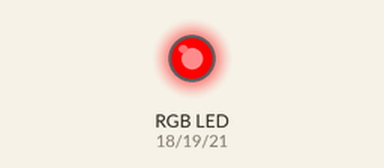
Recording of a sketch running on a simulated ESP32. On the bench: an RGB LED mixed from three pins (HIGH = lit).

Above: at 0.05 s.
At 2.95 s:
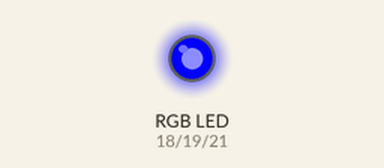
At 4.4 s:
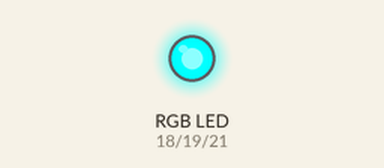
At 5.9 s:
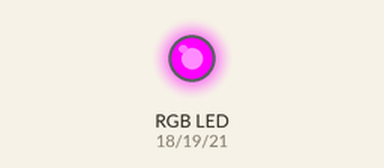
At 8.85 s:
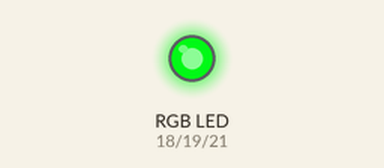
At 11.8 s:
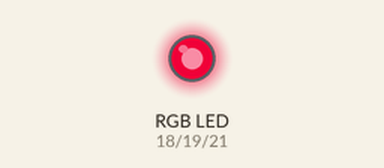
Timing chart, 0 to 15.8 s (numbered marks = the images above):
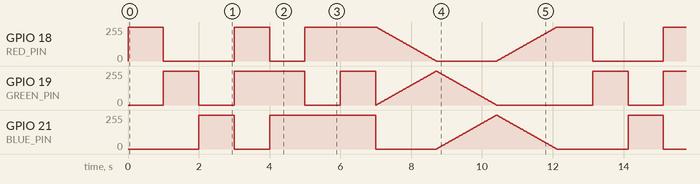

The sketch:

LED_06_led_rgb.ino
```cpp
// (licence header left out)
#include <Arduino.h>

/*
 * LED_06_led_rgb.ino
 *
 * Questo sketch dimostra come controllare un LED RGB (Red, Green, Blue)
 * per creare vari colori attraverso la miscelazione dei tre colori primari.
 *
 * Circuito:
 * - LED RGB a catodo comune: rosso su GPIO 18, verde su GPIO 19, blu su GPIO 21
 * - Catodo comune collegato a GND
 * - Resistenze da 220 ohm per ciascun colore
 *
 * Creato il: 2023
 */

const int RED_PIN = 18;    // Pin PWM per il colore rosso
const int GREEN_PIN = 19; // Pin PWM per il colore verde
const int BLUE_PIN = 21;  // Pin PWM per il colore blu

void setColor(int red, int green, int blue);
void rainbowCycle();

void setup() {
  // Inizializza i pin come output
  pinMode(RED_PIN, OUTPUT);
  analogWriteResolution(RED_PIN, 8);
  analogWriteFrequency(RED_PIN, 5000);
  pinMode(GREEN_PIN, OUTPUT);
  analogWriteResolution(GREEN_PIN, 8);
  analogWriteFrequency(GREEN_PIN, 5000);
  pinMode(BLUE_PIN, OUTPUT);
  analogWriteResolution(BLUE_PIN, 8);
  analogWriteFrequency(BLUE_PIN, 5000);

  // Inizia con il LED spento
  setColor(0, 0, 0);
}

void loop() {
  // Rosso
  setColor(255, 0, 0);
  delay(1000);

  // Verde
  setColor(0, 255, 0);
  delay(1000);

  // Blu
  setColor(0, 0, 255);
  delay(1000);

  // Giallo (rosso + verde)
  setColor(255, 255, 0);
  delay(1000);

  // Ciano (verde + blu)
  setColor(0, 255, 255);
  delay(1000);

  // Magenta (rosso + blu)
  setColor(255, 0, 255);
  delay(1000);

  // Bianco (tutti i colori)
  setColor(255, 255, 255);
  delay(1000);

  // Transizione graduale attraverso lo spettro dei colori
  rainbowCycle();
}

// Funzione per impostare il colore del LED RGB
void setColor(int red, int green, int blue) {
  // Catodo comune a GND: 0 = spento, 255 = duty massimo per ciascun colore.
  analogWrite(RED_PIN, red);
  analogWrite(GREEN_PIN, green);
  analogWrite(BLUE_PIN, blue);
}

// Funzione per creare un effetto arcobaleno
void rainbowCycle() {
  // Ciclo attraverso tutti i colori dello spettro
  for (int i = 0; i < 256; i++) {
    // Effetto arcobaleno utilizzando la ruota dei colori HSV
    // Dividiamo il ciclo in 3 parti per creare una transizione fluida
    if (i < 85) {
      setColor(255 - i * 3, i * 3, 0);
    } else if (i < 170) {
      setColor(0, 255 - (i - 85) * 3, (i - 85) * 3);
    } else {
      setColor((i - 170) * 3, 0, 255 - (i - 170) * 3);
    }
    delay(20);
  }
}
```

Measured:
- by itself, GPIO 18 (RED_PIN), GPIO 19 (GREEN_PIN), GPIO 21 (BLUE_PIN): moves between 0/255 and 255/255, repeating every 12.1 s
